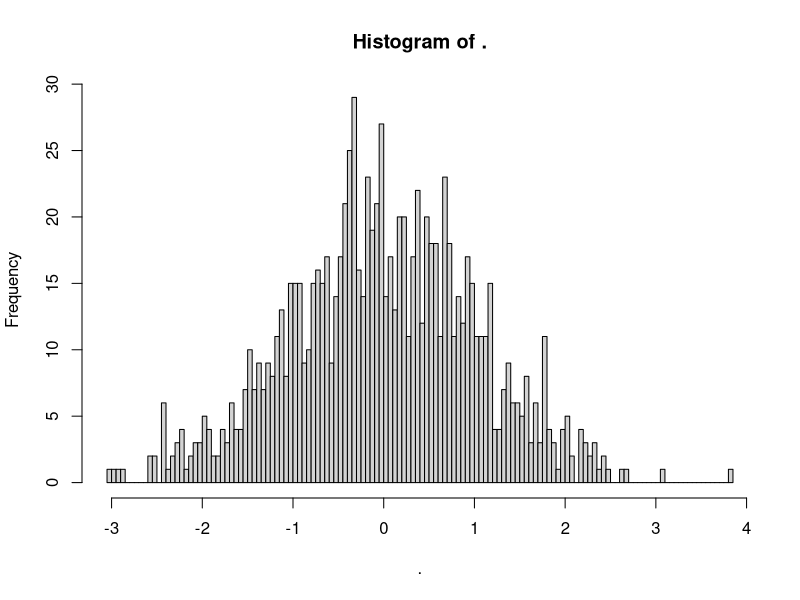
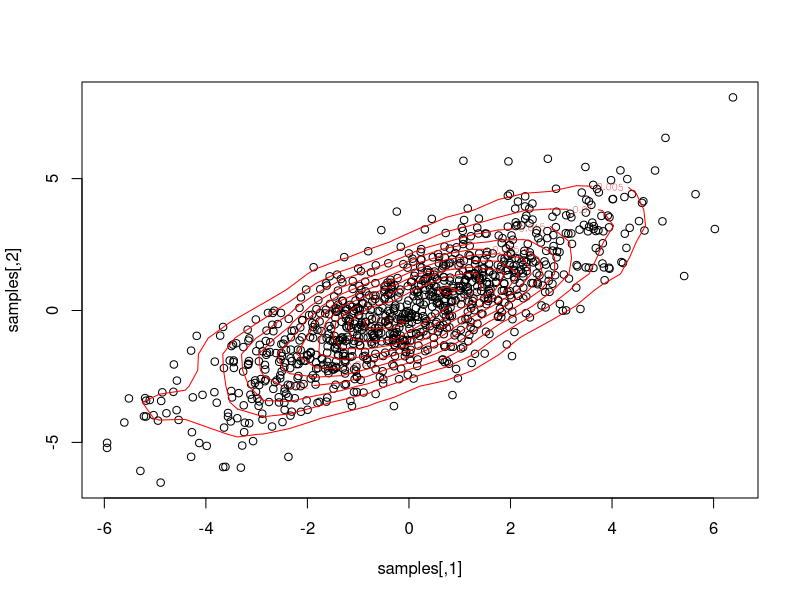
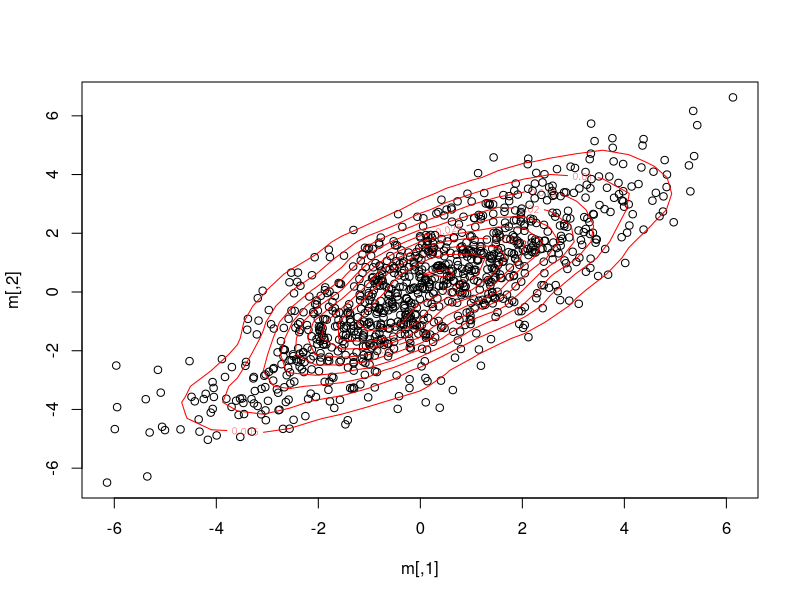
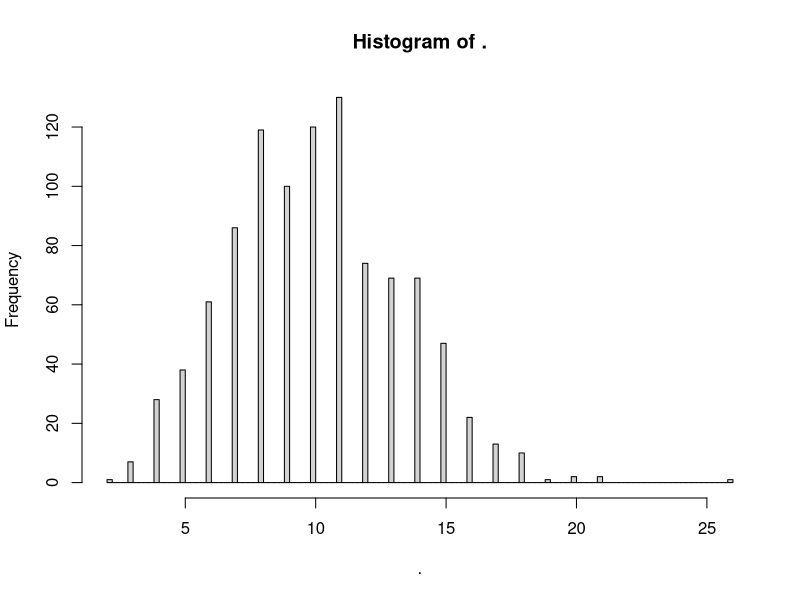
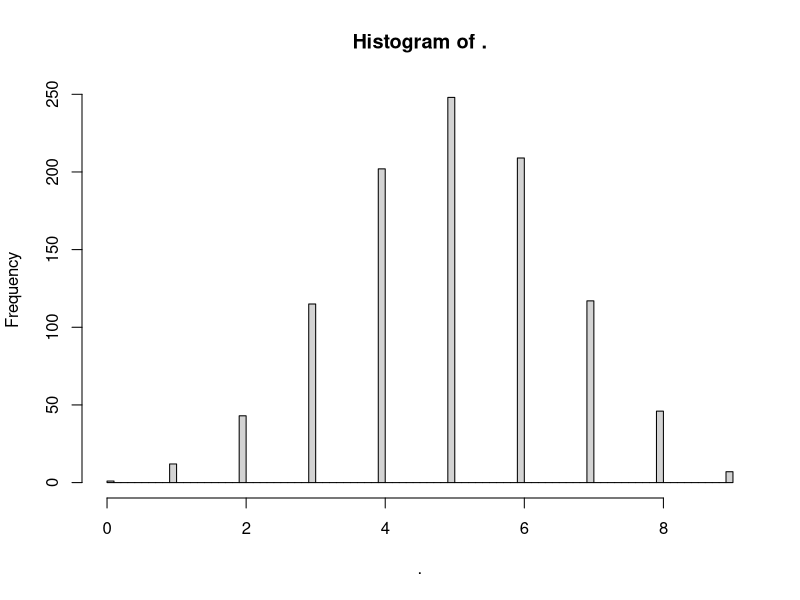
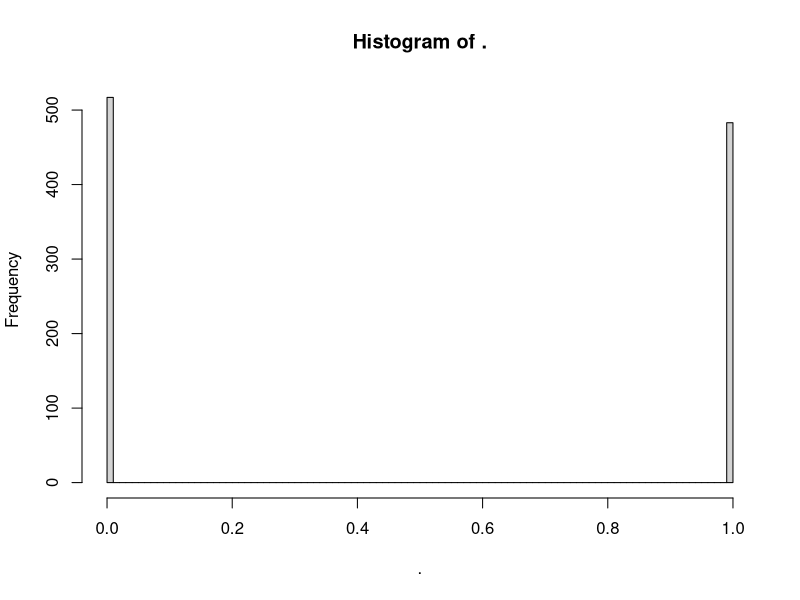
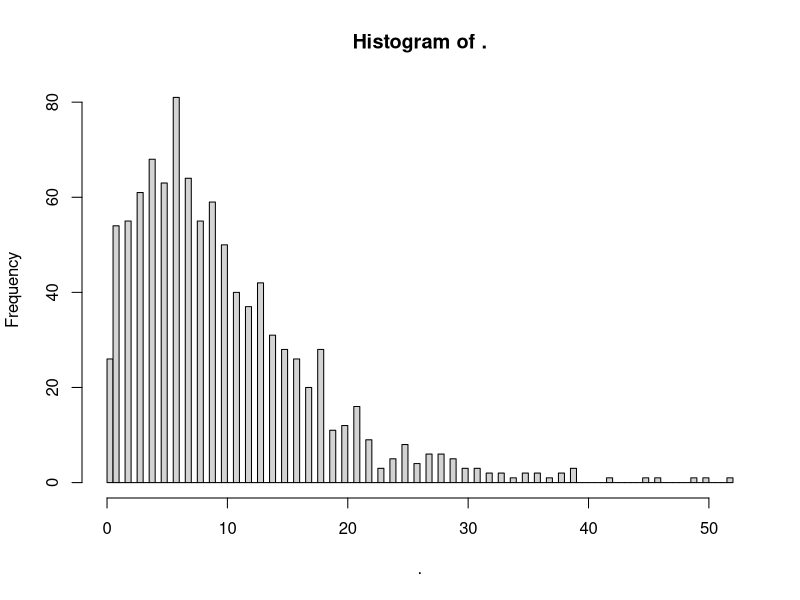
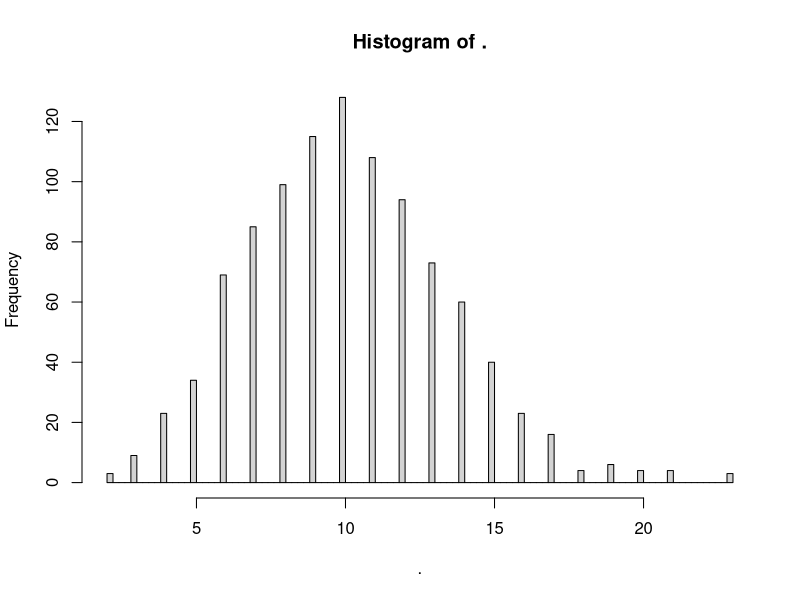

Reproduce these figures in R, in order.
#' Just to learn some statistic distributions

library(tidyverse)

# R functions ----
# In R, every distribution comes as a family of four functions with the same suffix:
# dname: density / mass function → “what’s the height at x?”
# pname: cumulative distribution function (CDF) → “what’s P(X ≤ x)?”
# qname: quantile function (inverse CDF) → “what x gives me P(X ≤ x) = p?”
# rname: random generation → “give me n samples”
# Density at x = 1.96 for N(0,1)
dnorm(1.96)
# P(|Z| <= 1.96)
pnorm(1.96) # 0.975
# Two-sided z-test tail area: P(|Z| ≥ 1.96)
pnorm(1.96, lower.tail = FALSE) # 0.025
2*pnorm(1.96, lower.tail = FALSE) # this gives right tail prob without 1-p
# 97.5th percentile (useful for 95% CI endpoints)
qnorm(0.975)
# Simulate
set.seed(1); rnorm(5, mean=10, sd=2)

# Counts
lambda = 2
# P(X = 0) when X ~ Pois(λ=2)
dpois(0, lambda)
# P(X ≤ 3) when X ~ Pois(λ=2)
ppois(3, lambda=2)
# Upper tail: P(X ≥ 4) is P(X > 3) = 1 - P(X ≤ 3)
ppois(3, lambda, lower.tail = FALSE)
1-ppois(3, lambda)
# Interval probability: P(4 ≤ X ≤ 8)
ppois(8, lambda) - ppois(3, lambda)
# Quantiles
qpois(0.95, lambda)   # 95th percentile
# random draws
rpois(10, lambda)



# Plot distributions ----
# Gaussian
rnorm(1000, mean = 0, sd = 1) %>% hist(100)

# Multivariate gaussion
## For example, 2-D
set.seed(1)
mu <- c(0,0) # means of the variables
cov <- matrix(c(1, 0.8, 0.8, 1), nrow = 2) # covariance matrix. a postive-definite symmetric matrix
samples <- MASS::mvrnorm(1000, mu = mu, Sigma = cov*4) # variance is 1*4
plot(samples)
contour(MASS::kde2d(samples[,1], samples[,2]), add = T, col = "red") # density
var(samples[,1]) # should be close to 4
var(samples[,1])

## Cholesky decomposition
m <- t(chol(cov)) %*% matrix(rnorm(2*1000, 0, 2), nrow = 2) %>% t() # with sd = 2
plot(m)
contour(MASS::kde2d(m[,1], m[,2]), add = T, col = "red") # density
var(m[,1]) # should be close to 2^2
var(m[,2])

# Poisson: number of events that happens over a fixed period of time
rpois(1000, lambda = 10) %>% hist(100)

# Binomial: number of "successes" in a fixed number of tries
rbinom(1000, size = 10, prob = 0.5) %>% hist(100)

# Bernoulli or the response in logistic regression
p = 0.5
rbinom(1000, size = 1, prob = p) %>% hist(100)
# var = p * (1-p); mean = p
var(rbinom(1000, size = 1, prob = 0.5))
p * (1-p)

# Negative binomial: number of "failures" until you get a certain number of successes (k)
## Overdispersion: var > u
## It has extra variability controlled by the dispersion parameter.
## The dispersion parameter k (or size in the rnbinom) determines the number of successes you want
## probability p is the success probability at each toss
## mu is the expected number of failures before reaching k

## Small k, large overdispersion: var >> mean
rnbinom(1000, mu = 10, size = 2) %>% hist(100)

## Large k, var approximates mean, so becomes poisson
rnbinom(1000, mu = 10, size = 100) %>% hist(100)
rpois(1000, lambda = 10) %>% hist(100)

# mu = k (1-p)/p
# var = mu + mu^2/k
k = 100
p = 0.5
mu = k * (1-p) / p
rnbinom(10000, prob = p, size = k) %>% hist(100)
rnbinom(10000, mu = mu, size = k) %>% hist(100)


# zero-truncated, zero inflated, zero-altered (hurdle)
n = 10000
pi0 <- 0.2     # 20% structural zeros
lambda = 10

## Zero truncated
rztpois <- function(n, lambda) {
    u <- runif(n, min = .Machine$double.eps, max = 1)
    qpois(u * (1 - exp(-lambda)) + exp(-lambda), lambda)
}
rztpois(1000, lambda) %>% hist

## Zero-Inflated Poisson (ZIP): with prob pi_zero -> forced zero; else Poisson(lambda)
z <- rbinom(n, 1, pi0)               # 1 = structural zero
y <- rpois(n, lambda)                     # sampling zeros also possible
y[z == 1] <- 0L
hist(y)

## Hurdle Poisson: with prob pi_zero -> zero; else positive via zero-trunc Poisson
y <- integer(n) # all 0s
is_pos <- rbinom(n, 1, 1 - pi0)      # 1 = crosses the hurdle
k <- sum(is_pos == 1)
if (k > 0) y[is_pos == 1] <- rztpois(k, lambda)
hist(y)
table(y == 0) # roughly 20% is 0s
